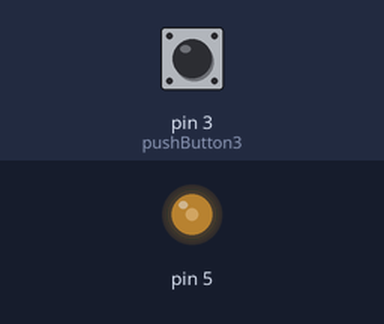
Simulated run of this sketch. Board: Arduino Uno, built with avr-gcc and run on an emulated ATmega328P. Parts: output pins drawn as LEDs (lit = HIGH). Inputs (shaded band) come from the test bench; at power-on: pin 3 (pushButton3) HIGH.

Above: at 0.05 s.
At 0.65 s:
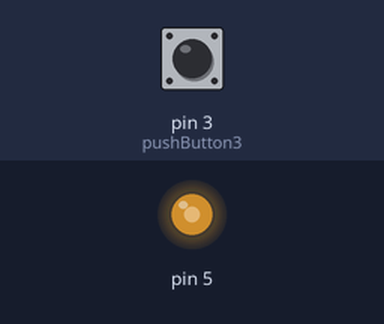
At 1.25 s:
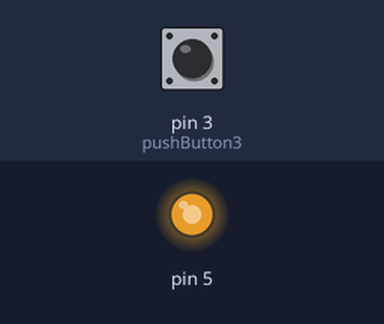
At 2.5 s:
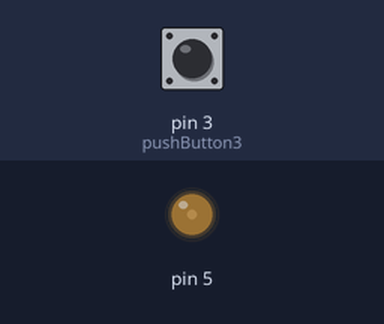
Timing chart, 0 to 6.9 s (numbered marks = the images above):
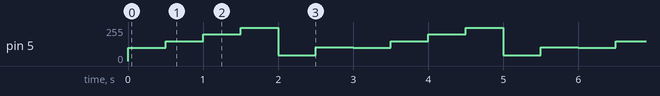

The sketch:

teste-motor.ino
```cpp
int pushButton3 = 3;
int pushButton2 = 2;

void setup(){
  pinMode (3, INPUT);
  pinMode (2, INPUT);
  pinMode (5, INPUT);
  pinMode(pushButton3, INPUT_PULLUP);
  pinMode(pushButton2, INPUT_PULLUP);

}


void loop() {
  if (digitalRead(pushButton3)){
    analogWrite(5, 100);
    delay(500);
    analogWrite(5, 150);
    delay(500);
    analogWrite(5, 200);
    delay(500);
    analogWrite(5, 250);
    delay(500);
    analogWrite(5, 300);
    delay(500);
    analogWrite(5, 360);
    delay(500);
  }
  else if (digitalRead(pushButton2)){
    analogWrite(5, 360);
    delay(500);
    analogWrite(5, 300);
    delay(500);
    analogWrite(5, 250);
    delay(500);
    analogWrite(5, 200);
    delay(500);
    analogWrite(5, 150);
    delay(500);
    analogWrite(5, 100);
    delay(500);


  }
}
```

Measured:
- by itself, pin 5: repeats every 3.0 s: 150/255 0.50 s, 200/255 0.50 s, 250/255 0.50 s, 44/255 0.50 s, 104/255 0.50 s, 100/255 0.50 s
